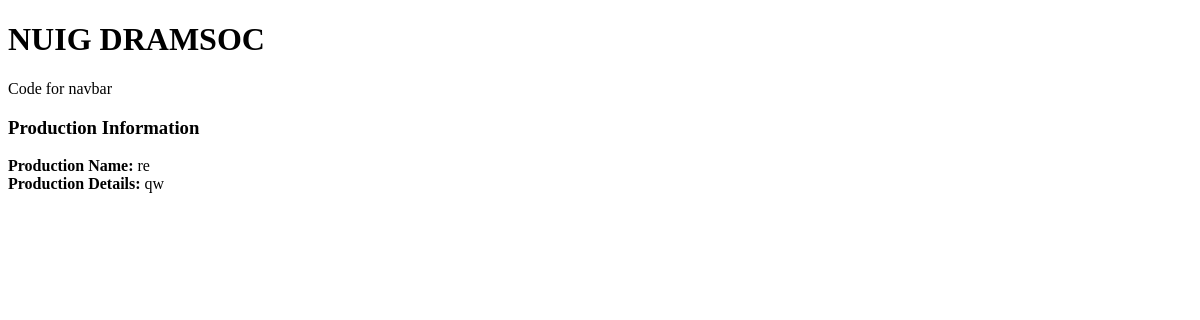
The page /productions/production/id/1 on the database as committed earlier.
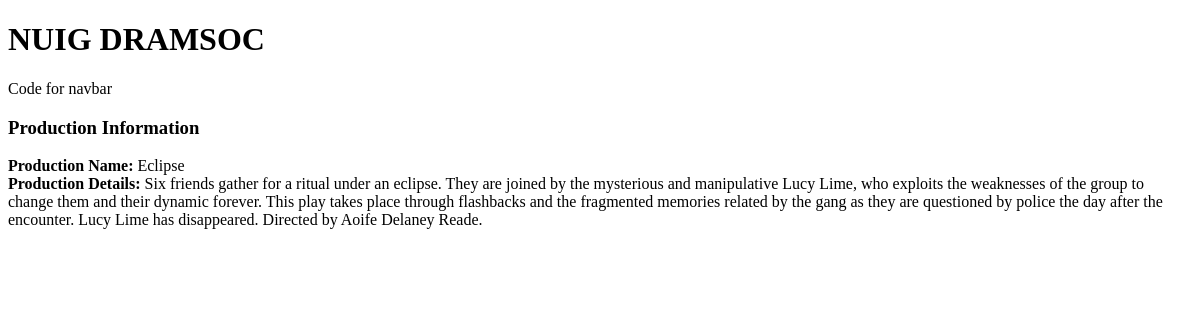
The same page on the database as committed later.
### productions/models.py (models this page shows, shortened)
class Production(models.Model):
    name        = models.CharField(max_length=50)
    description = models.TextField(max_length=500)
    date_time   = models.DateTimeField(null=True)
    price       = models.DecimalField(max_digits = 5, decimal_places=2, null=True)
    owner       = models.ForeignKey(User,null=True,on_delete=models.CASCADE)

### productions/views.py (the view)
# urls.py: path('production/id/<int:production_id>', views.production_detail, name='production_detail'),
def production_detail(request,production_id): #detail view
    production = Production.objects.get(id=production_id)
    return render(request,'productions/production_detail.html',{
        'production':production
    })

### productions/templates/productions/production_detail.html (shortened to what this page needs)
{% extends "base.html" %}
{% block content %}
<!doctype html>
<html>
	<head>
	</head>
	<body>
		<h3>Production Information</h3>
		<div id="production detail">
			<div id="production name">
				<strong>Production Name:</strong> {{production.name}}
			</div>
			<div id="production details">
				<strong>Production Details:</strong> {{production.description}}
			</div>
		</div>
	</body>
</html>
{% endblock %}

### templates/base.html (shortened to what this page needs)
<!doctype html>
<html>
	<head>
	</head>
	<body>
		<div id="header">
			<h1>NUIG DRAMSOC</h1>
		</div>
		<div id="navbar">
			Code for navbar
		</div>
		<div id="content">
			{% block content %}{% endblock %}
		</div>
	</body>
</html>

Rows that differ between the two databases and show on the page:
changed Production: name "re" → "Eclipse"; description "qw" → "Six friends gather for a ritual under an eclipse. They are joined by the mysterious and manipulative Lucy Lime, who exploits the weaknesses of the group to change them and their dynamic forever. This play takes place through flashbacks and the fragmented memories related by the gang as they are questioned by police the day after the encounter. Lucy Lime has disappeared. Directed by Aoife Delaney Reade."
